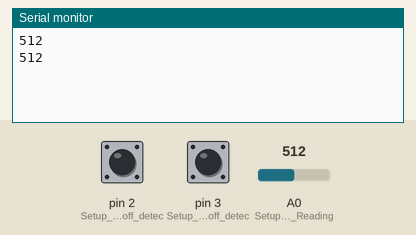
A sketch run on a simulated Arduino Uno, built with avr-gcc and run on an emulated ATmega328P. Parts: the last lines printed to the serial monitor. The test bench sets the inputs (shaded band); at power-on: pin 2 (Setup_for_leads_off_detec) LOW, A0 (Setup_for_Analog_Reading) = 512, pin 3 (Setup_for_leads_off_detec) LOW.

Above: at 1.8 s.
1.9 s: pin 2 (Setup_for_leads_off_detec) pulled HIGH for 1.2 s
At 2.8 s:
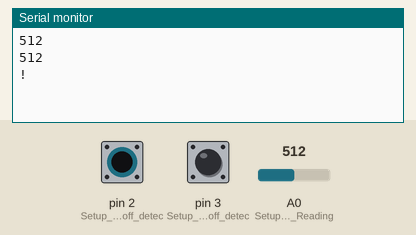
4.6 s: A0 (Setup_for_Analog_Reading) set to 716
At 5.8 s:
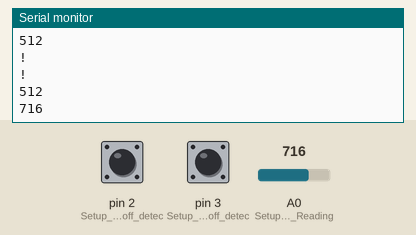
6.1 s: A0 (Setup_for_Analog_Reading) set to 900
At 6.1 s:
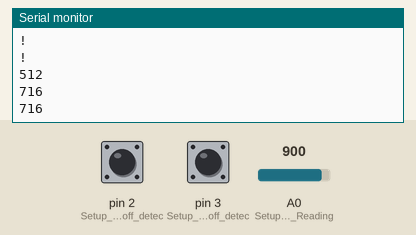
Timing chart, 0 to 9.1 s (numbered marks = the images above; inputs shaded):
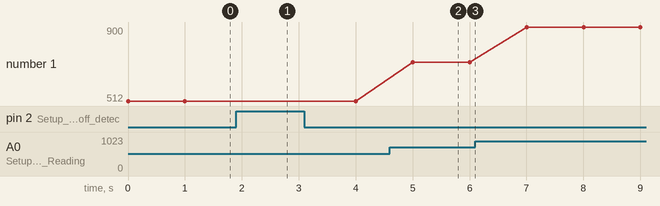

The sketch:

AD8232_ECG_sensor_Bluno_Working_15Nov.ino
```cpp
// (licence header left out)
void setup() {
  // initialize the serial communication:
  Serial.begin(115200);
  pinMode(2, INPUT); // Setup for leads off detection LO +
  pinMode(3, INPUT); // Setup for leads off detection LO -
  pinMode(A0, INPUT); // Setup for Analog Reading from pin A0
}

void loop() {

  if((digitalRead(2) == 1)||(digitalRead(3) == 1)){
    Serial.println('!');
  }
  else{
    // send the value of analog input 0:
      Serial.println(analogRead(A0));
  }
  //Wait for a bit to keep serial data from saturating
  delay(1000);
}
```

Measured:
- after the input at 1.9 s, the serial monitor: prints a new line after 0.10 s (image 1)
- after the input at 4.6 s, the serial monitor: prints a new line after 0.40 s (image 2)
- plotted number 1: 512 → 716 after the input at 4.6 s, 716 → 900 after the input at 6.1 s
